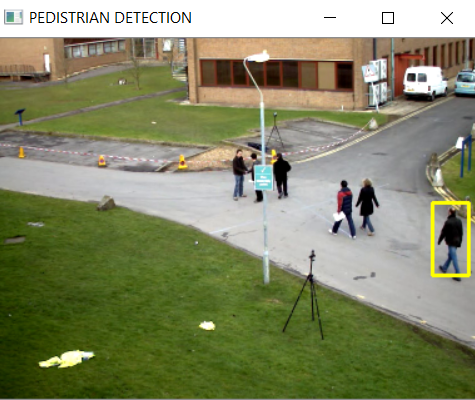
#> input picture Pedestrian_Detection/Person_1.png, 475 x 400 px, given in place of walking.avi, which was not available
$ python Pedestrian_Detection.py
#> lines starting #> are read from the running program, lines starting #| are printed output that depends on the picture; pictures that were not available may be replaced by others from this repository, and a replacement may not be noted
# PEDISTRIAN DETECTION

import cv2
import time
import numpy as np

# CREATING BODY CLASSIFIER
body_classifier = cv2.CascadeClassifier('Haarcascades/haarcascade_fullbody.xml')

# INITIATING VIDEO CAPTURING FROM A VIDEO
cam = cv2.VideoCapture('walking.avi')

while cam.isOpened():
    time.sleep(.1)

    # READING THE FRAME
    _,frame = cam.read()
#> frame is the input picture: shape (400, 475, 3); mean B, G, R 103.2, 137, 132.6
    frame = cv2.resize(frame,None, fx=0.5 , fy=0.5 , interpolation = cv2.INTER_LINEAR)
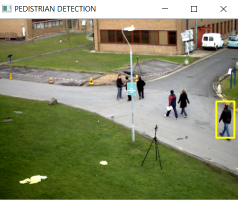
#> frame: shape (200, 238, 3); mean B, G, R 103.4, 137.1, 132.7
    gray = cv2.cvtColor(frame , cv2.COLOR_BGR2GRAY)
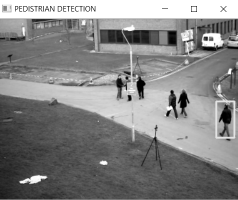
#> gray: shape (200, 238); min 0, max 255, mean 132

    # PASSING GRAY FRAME TO BODY CLASSIFIER
    bodies = body_classifier.detectMultiScale(image=gray, scaleFactor=1.2, minNeighbors=3)
#> bodies = ()

    # EXTRACTING BOUNDING BOXES FOR ANY BODIES IDENTIFIED
    for(x,y,w,h) in bodies:
        cv2.rectangle(img=frame, pt1=(x,y), pt2=(x+w , y+h), color=(0,255,255), thickness=2)
        cv2.imshow('PEDISTRIAN DETECTION' , frame)
#> this loop made 0 passes

    if cv2.waitKey(1)==13:
#> (key Esc is pressed here)
        break

cam.release()
cv2.destroyAllWindows()

$ run again, on Pedestrian_Detection/Person_4.png
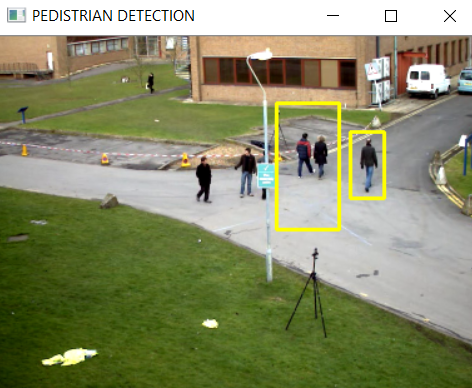
#> input picture Pedestrian_Detection/Person_4.png, 472 x 388 px, given in place of walking.avi, which was not available
#> frame is the input picture: shape (388, 472, 3); mean B, G, R 105.5, 141, 136.8
#> frame: shape (194, 236, 3)
#> `gray = cv2.cvtColor(frame , cv2.COLOR_BGR2GRAY)`:
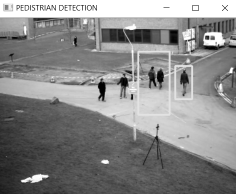
#> gray: shape (194, 236); min 0, max 255, mean 135.8
#> bodies = [[139, 50, 33, 65]]
#> the loop `for(x,y,w,h) in bodies:` made 1 pass
#> pass 1, `cv2.imshow('PEDISTRIAN DETECTION' , frame)`:
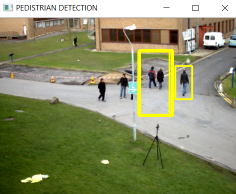
#> window 'PEDISTRIAN DETECTION': shape (194, 236, 3); mean B, G, R 104.2, 141.8, 137.6
